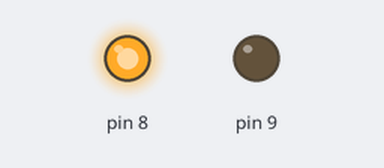
Simulated run of this sketch. Board: Arduino Uno, built with avr-gcc and run on an emulated ATmega328P. Parts: output pins drawn as LEDs (lit = HIGH).

Above: at 2.5 s.
At 7.5 s:
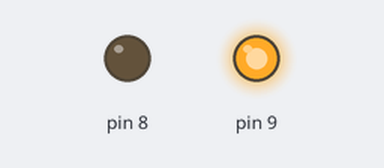
Timing chart, 0 to 13.0 s (numbered marks = the images above):
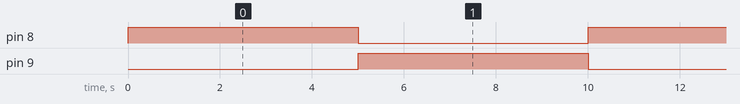

Measured:
- by itself, pin 8, pin 9: alternates HIGH for 5.0 s and LOW for 5.0 s

The sketch:

motor.ino
```cpp
 //use IC to control motor using arduino L293D(16pin);
void setup()
{ // put your setup code here, to run once:
  pinMode(8,OUTPUT);
  pinMode(9,OUTPUT);
}

void loop()
{
  digitalWrite(8,HIGH);
  digitalWrite(9,LOW);
  delay(5000);
  digitalWrite(8,LOW);
  digitalWrite(9,HIGH);
  delay(5000);
  // put your main code here, to run repeatedly:

}
```
